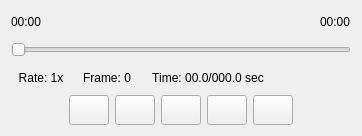
                        <widget class="QWidget" name="widget_86" native="true">
                         <property name="sizePolicy">
                          <sizepolicy hsizetype="Expanding" vsizetype="Fixed">
                           <horstretch>0</horstretch>
                           <verstretch>0</verstretch>
                          </sizepolicy>
                         </property>
                         <property name="minimumSize">
                          <size>
                           <width>0</width>
                           <height>136</height>
                          </size>
                         </property>
                         <property name="maximumSize">
                          <size>
                           <width>16777215</width>
                           <height>136</height>
                          </size>
                         </property>
                         <property name="styleSheet">
                          <string notr="true">border-color: rgb(0, 0, 0);</string>
                         </property>
                         <layout class="QVBoxLayout" name="verticalLayout_2">
                          <item>
                           <layout class="QHBoxLayout" name="horizontalLayout_15" stretch="0,1,0">
                            <property name="spacing">
                             <number>0</number>
                            </property>
                            <property name="sizeConstraint">
                             <enum>QLayout::SetMinimumSize</enum>
                            </property>
                            <item>
                             <widget class="QLabel" name="OffPlayerStartTimeRight">
                              <property name="font">
                               <font>
                                <family>Arial</family>
                                <pointsize>9</pointsize>
                               </font>
                              </property>
                              <property name="text">
                               <string>00:00</string>
                              </property>
                             </widget>
                            </item>
                            <item>
                             <spacer name="horizontalSpacer_34">
                              <property name="orientation">
                               <enum>Qt::Horizontal</enum>
                              </property>
                              <property name="sizeHint" stdset="0">
                               <size>
                                <width>278</width>
                                <height>20</height>
                               </size>
                              </property>
                             </spacer>
                            </item>
                            <item>
                             <widget class="QLabel" name="OffPlayerFinishTimeRight">
                              <property name="font">
                               <font>
                                <family>Arial</family>
                                <pointsize>9</pointsize>
                               </font>
                              </property>
                              <property name="text">
                               <string>00:00</string>
                              </property>
                             </widget>
                            </item>
                           </layout>
                          </item>
                          <item>
                           <widget class="QSlider" name="horizontalSlider_6">
                            <property name="sizePolicy">
                             <sizepolicy hsizetype="Preferred" vsizetype="Preferred">
                              <horstretch>0</horstretch>
                              <verstretch>0</verstretch>
                             </sizepolicy>
                            </property>
                            <property name="minimumSize">
                             <size>
                              <width>0</width>
                              <height>12</height>
                             </size>
                            </property>
                            <property name="orientation">
                             <enum>Qt::Horizontal</enum>
                            </property>
                           </widget>
                          </item>
                          <item>
                           <layout class="QHBoxLayout" name="horizontalLayout_16" stretch="0,0,0,1">
                            <item>
                             <widget class="QLabel" name="OffPlayerRateRight">
                              <property name="minimumSize">
                               <size>
                                <width>60</width>
                                <height>0</height>
                               </size>
                              </property>
                              <property name="font">
                               <font>
                                <family>Arial</family>
                                <pointsize>9</pointsize>
                               </font>
                              </property>
                              <property name="text">
                               <string>Rate: 1x</string>
                              </property>
                              <property name="alignment">
                               <set>Qt::AlignCenter</set>
                              </property>
                             </widget>
                            </item>
                            <item>
                             <widget class="QLabel" name="OffPlayerFrameRight">
                              <property name="minimumSize">
                               <size>
                                <width>60</width>
                                <height>0</height>
                               </size>
                              </property>
                              <property name="font">
                               <font>
                                <family>Arial</family>
                                <pointsize>9</pointsize>
                               </font>
                              </property>
                              <property name="text">
                               <string>Frame: 0</string>
                              </property>
                              <property name="alignment">
                               <set>Qt::AlignCenter</set>
                              </property>
                             </widget>
                            </item>
                            <item>
                             <widget class="QLabel" name="OffPlayerTimeRight">
                              <property name="minimumSize">
                               <size>
                                <width>130</width>
                                <height>0</height>
                               </size>
                              </property>
                              <property name="font">
                               <font>
                                <family>Arial</family>
                                <pointsize>9</pointsize>
                               </font>
                              </property>
                              <property name="text">
                               <string>Time: 00.0/000.0 sec</string>
                              </property>
                              <property name="alignment">
                               <set>Qt::AlignCenter</set>
                              </property>
                             </widget>
                            </item>
                            <item>
                             <spacer name="horizontalSpacer_45">
                              <property name="orientation">
                               <enum>Qt::Horizontal</enum>
                              </property>
                              <property name="sizeHint" stdset="0">
                               <size>
                                <width>40</width>
                                <height>20</height>
                               </size>
                              </property>
                             </spacer>
                            </item>
                           </layout>
                          </item>
                          <item>
                           <layout class="QGridLayout" name="gridLayout_16">
                            <item row="0" column="0">
                             <spacer name="horizontalSpacer_46">
                              <property name="orientation">
                               <enum>Qt::Horizontal</enum>
                              </property>
                              <property name="sizeHint" stdset="0">
                               <size>
                                <width>40</width>
                                <height>20</height>
                               </size>
                              </property>
                             </spacer>
                            </item>
                            <item row="0" column="1">
                             <widget class="QPushButton" name="OffPlayerLastButtonRight">
                              <property name="sizePolicy">
                               <sizepolicy hsizetype="Preferred" vsizetype="Preferred">
                                <horstretch>0</horstretch>
                                <verstretch>0</verstretch>
                               </sizepolicy>
                              </property>
                              <property name="minimumSize">
                               <size>
                                <width>40</width>
                                <height>30</height>
                               </size>
                              </property>
                              <property name="maximumSize">
                               <size>
                                <width>40</width>
                                <height>30</height>
                               </size>
                              </property>
                              <property name="font">
                               <font>
                                <pointsize>9</pointsize>
                               </font>
                              </property>
                              <property name="styleSheet">
                               <string notr="true">border-image: url(:/media/previous.png);</string>
                              </property>
                              <property name="text">
                               <string/>
                              </property>
                             </widget>
                            </item>
                            <item row="0" column="2">
                             <widget class="QPushButton" name="OffPlayerSlowButtonRight">
                              <property name="sizePolicy">
                               <sizepolicy hsizetype="Preferred" vsizetype="Preferred">
                                <horstretch>0</horstretch>
                                <verstretch>0</verstretch>
                               </sizepolicy>
                              </property>
                              <property name="minimumSize">
                               <size>
                                <width>40</width>
                                <height>30</height>
                               </size>
                              </property>
                              <property name="maximumSize">
                               <size>
                                <width>40</width>
                                <height>30</height>
                               </size>
                              </property>
                              <property name="font">
                               <font>
                                <pointsize>9</pointsize>
                               </font>
                              </property>
                              <property name="styleSheet">
                               <string notr="true">border-image: url(:/media/rw.png);</string>
                              </property>
                              <property name="text">
                               <string/>
                              </property>
                             </widget>
                            </item>
                            <item row="0" column="3">
                             <widget class="QPushButton" name="OffPlayerPlayButtonRight">
                              <property name="sizePolicy">
                               <sizepolicy hsizetype="Preferred" vsizetype="Preferred">
                                <horstretch>0</horstretch>
                                <verstretch>0</verstretch>
                               </sizepolicy>
                              </property>
                              <property name="minimumSize">
                               <size>
                                <width>40</width>
                                <height>30</height>
                               </size>
                              </property>
                              <property name="maximumSize">
                               <size>
                                <width>40</width>
                                <height>30</height>
                               </size>
                              </property>
                              <property name="font">
                               <font>
                                <pointsize>9</pointsize>
                               </font>
                              </property>
                              <property name="styleSheet">
                               <string notr="true">border-image: url(:/media/play.png);</string>
                              </property>
                              <property name="text">
                               <string/>
                              </property>
                             </widget>
                            </item>
                            <item row="0" column="4">
                             <widget class="QPushButton" name="OffPlayerFastButtonRight">
                              <property name="sizePolicy">
                               <sizepolicy hsizetype="Preferred" vsizetype="Preferred">
                                <horstretch>0</horstretch>
                                <verstretch>0</verstretch>
                               </sizepolicy>
                              </property>
                              <property name="minimumSize">
                               <size>
                                <width>40</width>
                                <height>30</height>
                               </size>
                              </property>
                              <property name="maximumSize">
                               <size>
                                <width>40</width>
                                <height>30</height>
                               </size>
                              </property>
                              <property name="font">
                               <font>
                                <pointsize>9</pointsize>
                               </font>
                              </property>
                              <property name="styleSheet">
                               <string notr="true">border-image: url(:/media/ff.png);</string>
                              </property>
                              <property name="text">
                               <string/>
                              </property>
                             </widget>
                            </item>
                            <item row="0" column="5">
                             <widget class="QPushButton" name="OffPlayerNextButtonRight">
                              <property name="sizePolicy">
                               <sizepolicy hsizetype="Preferred" vsizetype="Preferred">
                                <horstretch>0</horstretch>
                                <verstretch>0</verstretch>
                               </sizepolicy>
                              </property>
                              <property name="minimumSize">
                               <size>
                                <width>40</width>
                                <height>30</height>
                               </size>
                              </property>
                              <property name="maximumSize">
                               <size>
                                <width>40</width>
                                <height>30</height>
                               </size>
                              </property>
                              <property name="font">
                               <font>
                                <pointsize>9</pointsize>
                               </font>
                              </property>
                              <property name="styleSheet">
                               <string notr="true">border-image: url(:/media/next.png);</string>
                              </property>
                              <property name="text">
                               <string/>
                              </property>
                             </widget>
                            </item>
                            <item row="0" column="6">
                             <spacer name="horizontalSpacer_47">
                              <property name="orientation">
                               <enum>Qt::Horizontal</enum>
                              </property>
                              <property name="sizeHint" stdset="0">
                               <size>
                                <width>40</width>
                                <height>20</height>
                               </size>
                              </property>
                             </spacer>
                            </item>
                           </layout>
                          </item>
                         </layout>
                        </widget>
